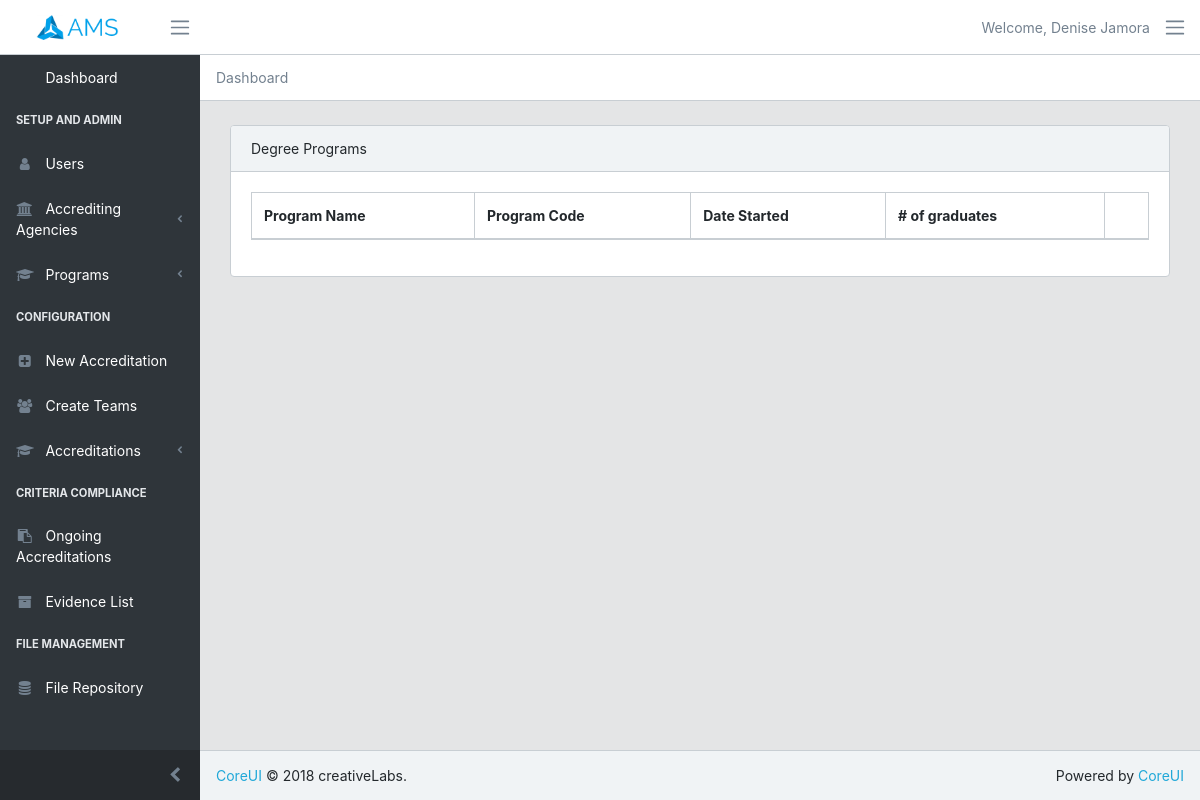
The page /programlist/ on the database as committed earlier.
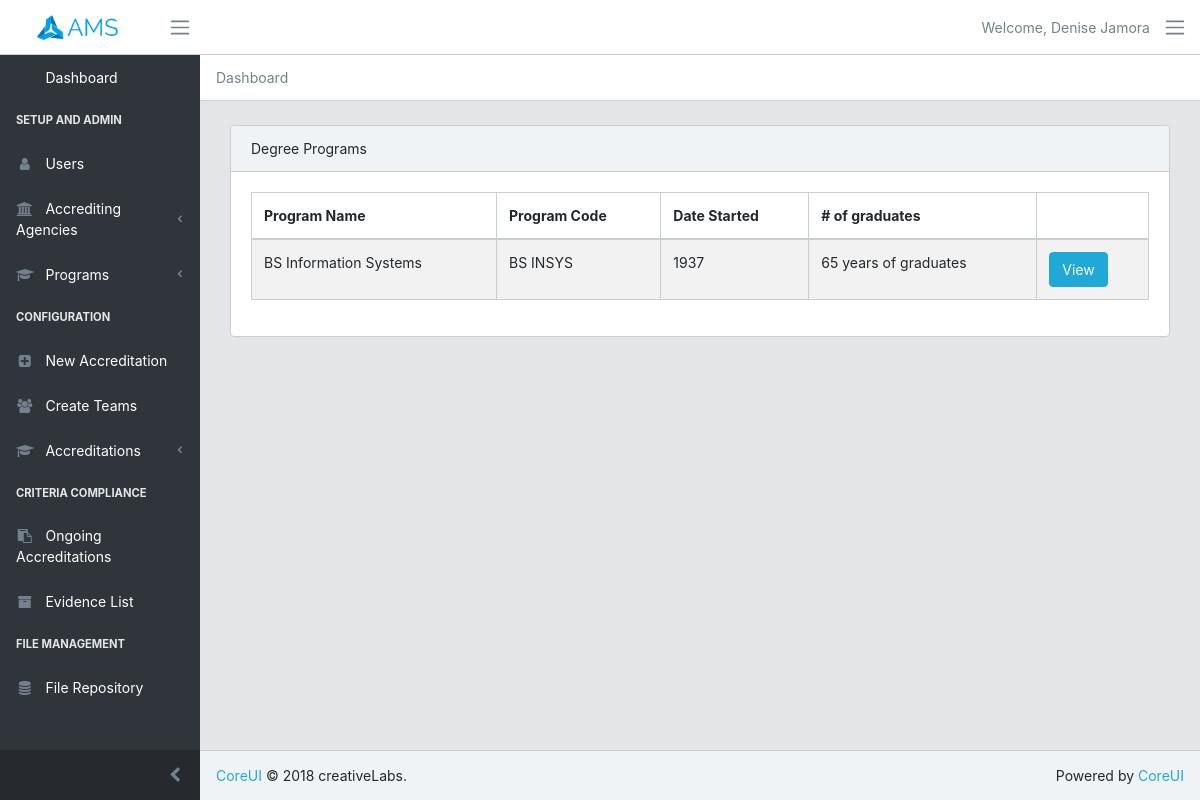
The same page on the database as committed later.
### ams/models.py (models this page shows, shortened)
class DegreeProgram(models.Model):
    program_code = models.CharField(max_length=60)
    program_name = models.CharField(max_length=60)
    program_est = models.CharField(max_length=60)
    program_grads = models.CharField(max_length=60)

### ams/views.py (the view)
# urls.py: path('programlist/', views.programlist, name="programlist"),
def programlist(request):
    programs = DegreeProgram.objects
    return render(request, 'ams/admin/programlist.html', {'programs':programs})

### ams/templates/ams/admin/programlist.html
{% extends 'base.html' %}
{% block content %}
        <div class="container-fluid">
          <div class="animated fadeIn">
            <div class="row">
              <div class="col-lg-12">
                <div class="card">
                  <div class="card-header">Degree Programs</div>
                  <div class="card-body">
                    <div class="row">
                      <div class="col-md-12">
                        <table id="myTable" class="table table-responsive-sm table-striped table-bordered">
                          <thead>
                            <tr>
                              <th>Program Name</th>
                              <th>Program Code</th>
                              <th>Date Started</th>
                              <th># of graduates</th>
                              <th></th>
                            </tr>
                          </thead>
                          <tbody>
                            {% for program in programs.all %}
                            <tr>
                              <td>{{ program.program_name }}</td>
                              <td>{{ program.program_code }}</td>
                              <td>{{ program.program_est }}</td>
                              <td>{{ program.program_grads }} years of graduates</td>
                              <td>
                                <a href="{%  url 'viewprogram' pk=program.id %}" style="text-decoration: none; color: white"><button class="btn btn-primary" type="">View</button></a>
                              </td>
                            </tr>
                            {% endfor %}
                          </tbody>
                        </table>
                      </div>
                    </div>
                  </div>
                </div>
              </div>
            </div>
          </div>
        </div>
{% endblock %}

### ams/templates/base.html (shortened to what this page needs)
<!DOCTYPE html>
{% load staticfiles %}
<html lang="en">
  <head>
    <link href="https://unpkg.com/@coreui/icons/css/coreui-icons.min.css" rel="stylesheet">
    <link href="https://unpkg.com/flag-icon-css/css/flag-icon.min.css" rel="stylesheet">
    <link href="https://unpkg.com/font-awesome/css/font-awesome.min.css" rel="stylesheet">
    <link href="https://unpkg.com/simple-line-icons/css/simple-line-icons.css" rel="stylesheet">
    <link href="{% static 'css/style.css' %}" rel="stylesheet">
    <link href="{% static 'vendors/pace-progress/css/pace.min.css' %}" rel="stylesheet">
    <link href="https://cdn.datatables.net/1.10.19/css/jquery.dataTables.css" rel="stylesheet">
  </head>
  <body class="app header-fixed sidebar-fixed aside-menu-fixed sidebar-lg-show">
    <header class="app-header navbar" id="header">
      <a class="navbar-brand" href="#">
        <img class="navbar-brand-full" src="/static/img/brand/logo.svg" width="89" height="25" alt="AMS Logo">
      </a>
      <button class="navbar-toggler sidebar-toggler d-md-down-none" type="button" data-toggle="sidebar-lg-show">
        <span class="navbar-toggler-icon"></span>
      </button>
      <ul class="nav navbar-nav ml-auto">
        <li class="nav-item dropdown" style="color:#73818f">
            Welcome, Denise Jamora
        </li>
      </ul>
      <button class="navbar-toggler aside-menu-toggler d-md-down-none" type="button" data-toggle="aside-menu-lg-show">
        <span class="navbar-toggler-icon"></span>
      </button>
    </header>
    <div class="app-body">
      <div class="sidebar" id="sidebar">
        <nav class="sidebar-nav">
          <ul class="nav">
            <li class="nav-item">
              <a class="nav-link" href="{% url 'dash' %}">
                 Dashboard
              </a>
            </li>
            <li class="nav-title">Setup and Admin</li>
            <li class="nav-item">
              <a class="nav-link" href="{% url 'userlist' %}">
                <i class="nav-icon fa fa-user"></i> Users</a>
            </li>
            <li class="nav-item nav-dropdown">
              <a class="nav-link nav-dropdown-toggle" href="#">
                <i class="nav-icon fa fa-institution"></i> Accrediting Agencies</a>
            </li>
            <li class="nav-item nav-dropdown">
              <a class="nav-link nav-dropdown-toggle" href="#">
                <i class="nav-icon fa fa-graduation-cap"></i> Programs</a>
            </li>
            <li class="nav-title">Configuration</li>
            <li class="nav-item">
              <a class="nav-link" href="{% url 'createperiod' %}">
                <i class="nav-icon fa fa-plus-square"></i> New Accreditation</a>
            </li>
            <li class="nav-item">
              <a class="nav-link" href="{% url 'createteam' %}">
                <i class="nav-icon fa fa-users"></i> Create Teams</a>
            </li>
            <li class="nav-item nav-dropdown">
              <a class="nav-link nav-dropdown-toggle" href="#">
                <i class="nav-icon fa fa-graduation-cap"></i> Accreditations</a>
            </li>
            <li class="nav-title">Criteria Compliance</li>
            <li class="nav-item">
              <a class="nav-link" href="{% url 'ongoinglist' %}">
                <i class="nav-icon fa fa-clipboard"></i> Ongoing Accreditations</a>
            </li>
            <li class="nav-item">
              <a class="nav-link" href="#">
                <i class="nav-icon fa fa-archive"></i> Evidence List</a>
            </li>
            <li class="nav-title">File Management</li>
            <li class="nav-item">
              <a class="nav-link" href="{% url 'filerepo' %}">
                <i class="nav-icon fa fa-database"></i> File Repository</a>
            </li>
          </ul>
        </nav>
        <button class="sidebar-minimizer brand-minimizer" type="button"></button>
      </div>
      <main class="main">
        <ol class="breadcrumb">
          <li class="breadcrumb-item active">Dashboard</li>
        </ol>
        {% block content %}
        {% endblock %}
      </main>
        </div>
    <footer class="app-footer">
      <div>
        <a href="https://coreui.io">CoreUI</a>
        <span>&copy; 2018 creativeLabs.</span>
      </div>
      <div class="ml-auto">
        <span>Powered by</span>
        <a href="https://coreui.io">CoreUI</a>
      </div>
    </footer>
  </body>
</html>

Rows that differ between the two databases and show on the page:
added DegreeProgram: program_name "BS Information Systems", program_code "BS INSYS", program_est "1937", program_grads "65"
